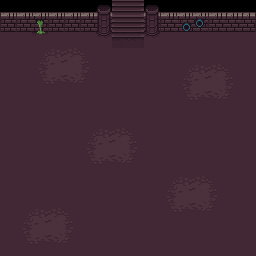

Rendered tile map (Tiled .tmx) drawn with the repository's tilesets; below, a short description and the full map source, tile grids included:
An orthogonal 16x16 tile map with 16x16 px tiles, 1 tile layer (Ground).

<map version="1.2" tiledversion="1.2.3" orientation="orthogonal" renderorder="left-down" width="16" height="16" tilewidth="16" tileheight="16" infinite="0" nextlayerid="4" nextobjectid="1">
 <tileset firstgid="1" source="Dungeon.tsx" />
 <layer id="1" name="Ground" width="16" height="16">
  <properties>
   <property name="Ground_1" type="color" value="#ff422835" />
  </properties>
  <data encoding="csv">
1,1,1,1,1,1,55,22,23,55,1,1,1,1,2,3,
17,17,20,17,17,17,71,22,23,71,17,4,5,17,18,19,
51,51,36,51,51,51,87,38,39,87,51,51,51,51,51,51,
51,51,97,98,99,100,51,51,51,51,51,51,51,51,51,51,
51,51,113,114,115,116,51,51,51,51,51,97,98,99,100,51,
51,51,129,130,131,132,51,51,51,51,51,113,114,115,116,51,
51,51,51,51,51,51,51,51,51,51,51,129,130,131,132,51,
51,51,51,51,51,51,51,51,51,51,51,51,51,51,51,51,
51,51,51,51,51,97,98,99,100,51,51,51,51,51,51,51,
51,51,51,51,51,113,114,115,116,51,51,51,51,51,51,51,
51,51,51,51,51,129,130,131,132,51,51,51,51,51,51,51,
51,51,51,51,51,51,51,51,51,51,97,98,99,100,51,51,
51,51,51,51,51,51,51,51,51,51,113,114,115,116,51,51,
51,97,98,99,100,51,51,51,51,51,129,130,131,132,51,51,
51,113,114,115,116,51,51,51,51,51,51,51,51,51,51,51,
51,129,130,131,132,51,51,51,51,51,51,51,51,51,51,51
</data>
 </layer>
</map>
